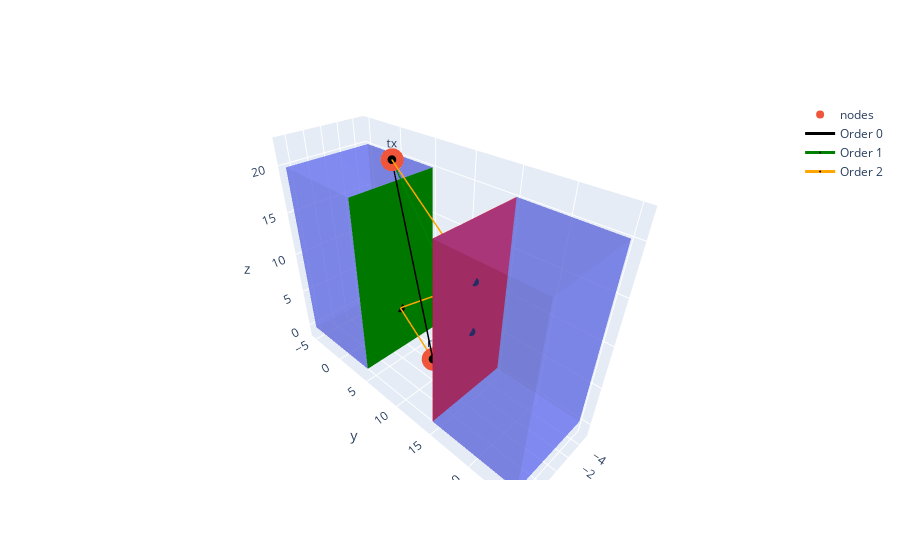

Notebook code cell kept with this figure:
### Markdown cell above
Looking at the above, we can clearly see that a line-of-sight (LOS) path between TX and RX exists.

With a bit of thinking, we could also imagine that a path with one or more reflections might join TX and RX.

For example, <kbd>TX -> Red surface -> RX</kbd> might probably produce a valid path.
The same logic can be applied to <kbd>TX -> Red surface -> Green surface -> RX</kbd>.

### Code cell
# A list of color to easily differentiate paths
color = ["black", "green", "orange", "yellow", "blue"]

select = jnp.array(
    select[::2],
    dtype=int,
)  # We actually only need one triangle per plane, so [8, 22]

# Iterate through path candidates
#
#                         ┌> order 0
#                         |           ┌> order 1
#                         |           |           ┌> order 2
for path_candidate in [select[:0], select[:1], select[:2]]:
    # 1 - Prepare input arrays
    from_vertices = tx
    to_vertices = rx
    mirror_vertices = mesh.vertices[mesh.triangles[path_candidate, 0], :]
    mirror_normals = mesh.normals[path_candidate, :]

    # 2 - Trace paths

    path = image_method(
        from_vertices, to_vertices, mirror_vertices, mirror_normals
    )

    # 3 - ??

    # 4 - Obtain final valid paths and plot

    # The full path is [tx, paths, rx]
    full_path = jnp.concatenate(
        (
            from_vertices[None, :],
            path,
            to_vertices[None, :],
        ),
    )

    # The we plot it
    dplt.draw_paths(
        full_path,
        figure=fig,
        marker={
            "size": 0,
            "color": "black",
        },
        line={"color": color[len(path_candidate)], "width": 3},
        name=f"Order {len(path_candidate)}",
    )

fig

### Figure 1 — Plotly figure (JSON) as saved in the notebook; plotly's stock layout.template omitted (floating-point values rounded to 4 significant figures)
{"data": [{"i": [8, 9, 12, 13, 16, 17, 20, 21, 24, 25, 28, 29, 32, 33, 36, 37, 40, 41, 44, 45, 48, 49, 52, 53], "j": [9, 8, 13, 12, 17, 16, 21, 20, 25, 24, 29, 28, 33, 32, 37, 36, 41, 40, 45, 44, 49, 48, 53, 52], "k": [10, 11, 14, 15, 18, 19, 22, 23, 26, 27, 30, 31, 34, 35, 38, 39, 42, 43, 46, 47, 50, 51, 54, 55], "opacity": 0.5, "type": "mesh3d", "x": [1, 1, -1, -1, 1, 1, -1, -1, 5, -5, -5, 5, -5.0, 5.0, -5.106, 5.0, 5.0, -5.0, -5.106, 5.0, 5.0, 5.0, 5.0, 5.0, 5.0, -5.106, 5.0, -5.106, -5.0, -5.106, -5.106, -5.0, -5.0, 5.0, -5.0, 5.0, 5, -5, -5, 5, 5, 5, 5, 5, 5, -5, 5, -5, -5, -5, -5, -5, -5, 5, -5, 5], "y": [-1, -1, -1, -1, 1, 1, 1, 1, 5, -5, 5, -5, 25, 15, 14.89, 25, 15, 25, 14.89, 25, 25, 15, 15, 25, 15, 14.89, 15, 14.89, 25, 14.89, 14.89, 25, 25, 25, 25, 25, -5, 5, -5, 5, 5, -5, -5, 5, -5, -5, -5, -5, 5, -5, -5, 5, 5, 5, 5, 5], "z": [1, -1, 1, -1, 1, -1, 1, -1, 0, 0, 0, 0, 0, 0, 0, 0, 20, 20, 20, 20, 0, 20, 0, 20, 20, 0, 0, 20, 20, 0, 20, 0, 20, 0, 0, 20, 20, 20, 20, 20, 0, 20, 0, 20, 20, 0, 0, 20, 20, 0, 20, 0, 20, 0, 0, 20]}, {"mode": "markers+text", "name": "nodes", "text": ["tx", "rx"], "type": "scatter3d", "x": [0, 0], "y": [4.935, 10.03], "z": [22, 1.5]}, {"color": "red", "i": [24, 25], "j": [25, 24], "k": [26, 27], "type": "mesh3d", "x": [1, 1, -1, -1, 1, 1, -1, -1, 5, -5, -5, 5, -5.0, 5.0, -5.106, 5.0, 5.0, -5.0, -5.106, 5.0, 5.0, 5.0, 5.0, 5.0, 5.0, -5.106, 5.0, -5.106, -5.0, -5.106, -5.106, -5.0, -5.0, 5.0, -5.0, 5.0, 5, -5, -5, 5, 5, 5, 5, 5, 5, -5, 5, -5, -5, -5, -5, -5, -5, 5, -5, 5], "y": [-1, -1, -1, -1, 1, 1, 1, 1, 5, -5, 5, -5, 25, 15, 14.89, 25, 15, 25, 14.89, 25, 25, 15, 15, 25, 15, 14.89, 15, 14.89, 25, 14.89, 14.89, 25, 25, 25, 25, 25, -5, 5, -5, 5, 5, -5, -5, 5, -5, -5, -5, -5, 5, -5, -5, 5, 5, 5, 5, 5], "z": [1, -1, 1, -1, 1, -1, 1, -1, 0, 0, 0, 0, 0, 0, 0, 0, 20, 20, 20, 20, 0, 20, 0, 20, 20, 0, 0, 20, 20, 0, 20, 0, 20, 0, 0, 20, 20, 20, 20, 20, 0, 20, 0, 20, 20, 0, 0, 20, 20, 0, 20, 0, 20, 0, 0, 20]}, {"color": "green", "i": [52, 53], "j": [53, 52], "k": [54, 55], "type": "mesh3d", "x": [1, 1, -1, -1, 1, 1, -1, -1, 5, -5, -5, 5, -5.0, 5.0, -5.106, 5.0, 5.0, -5.0, -5.106, 5.0, 5.0, 5.0, 5.0, 5.0, 5.0, -5.106, 5.0, -5.106, -5.0, -5.106, -5.106, -5.0, -5.0, 5.0, -5.0, 5.0, 5, -5, -5, 5, 5, 5, 5, 5, 5, -5, 5, -5, -5, -5, -5, -5, -5, 5, -5, 5], "y": [-1, -1, -1, -1, 1, 1, 1, 1, 5, -5, 5, -5, 25, 15, 14.89, 25, 15, 25, 14.89, 25, 25, 15, 15, 25, 15, 14.89, 15, 14.89, 25, 14.89, 14.89, 25, 25, 25, 25, 25, -5, 5, -5, 5, 5, -5, -5, 5, -5, -5, -5, -5, 5, -5, -5, 5, 5, 5, 5, 5], "z": [1, -1, 1, -1, 1, -1, 1, -1, 0, 0, 0, 0, 0, 0, 0, 0, 20, 20, 20, 20, 0, 20, 0, 20, 20, 0, 0, 20, 20, 0, 20, 0, 20, 0, 0, 20, 20, 20, 20, 20, 0, 20, 0, 20, 20, 0, 0, 20, 20, 0, 20, 0, 20, 0, 0, 20]}, {"line": {"color": "black", "width": 3}, "marker": {"color": "black", "size": 0}, "name": "Order 0", "type": "scatter3d", "x": [0, 0], "y": [4.935, 10.03], "z": [22, 1.5]}, {"line": {"color": "green", "width": 3}, "marker": {"color": "black", "size": 0}, "name": "Order 1", "type": "scatter3d", "x": [0, -0.06918, 0], "y": [4.935, 14.95, 10.03], "z": [22, 8.249, 1.5]}, {"line": {"color": "orange", "width": 3}, "marker": {"color": "black", "size": 0}, "name": "Order 2", "type": "scatter3d", "x": [0, -0.126, -0.04233, 0], "y": [4.935, 14.95, 5, 10.03], "z": [22, 13.79, 5.629, 1.5]}], "layout": {}}
